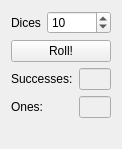
<?xml version="1.0" encoding="UTF-8"?>
<ui version="4.0">
 <class>MainDice</class>
 <widget class="QMainWindow" name="MainDice">
  <property name="geometry">
   <rect>
    <x>0</x>
    <y>0</y>
    <width>122</width>
    <height>149</height>
   </rect>
  </property>
  <property name="windowTitle">
   <string>MainDice</string>
  </property>
  <widget class="QWidget" name="centralWidget">
   <layout class="QVBoxLayout" name="verticalLayout">
    <item>
     <layout class="QFormLayout" name="formLayout">
      <item row="0" column="0">
       <widget class="QLabel" name="label">
        <property name="text">
         <string>Dices</string>
        </property>
       </widget>
      </item>
      <item row="0" column="1">
       <widget class="QSpinBox" name="spinBox">
        <property name="value">
         <number>10</number>
        </property>
       </widget>
      </item>
     </layout>
    </item>
    <item>
     <widget class="QPushButton" name="pushButton">
      <property name="text">
       <string>Roll!</string>
      </property>
     </widget>
    </item>
    <item>
     <layout class="QFormLayout" name="formLayout_2">
      <property name="fieldGrowthPolicy">
       <enum>QFormLayout::AllNonFixedFieldsGrow</enum>
      </property>
      <item row="0" column="1">
       <widget class="QLineEdit" name="lineEditSuccess">
        <property name="enabled">
         <bool>false</bool>
        </property>
       </widget>
      </item>
      <item row="1" column="0">
       <widget class="QLabel" name="label_3">
        <property name="text">
         <string>Ones:</string>
        </property>
       </widget>
      </item>
      <item row="1" column="1">
       <widget class="QLineEdit" name="lineEditOnes">
        <property name="enabled">
         <bool>false</bool>
        </property>
       </widget>
      </item>
      <item row="0" column="0">
       <widget class="QLabel" name="label_2">
        <property name="text">
         <string>Successes:</string>
        </property>
       </widget>
      </item>
     </layout>
    </item>
    <item>
     <widget class="QLabel" name="criticalGlitch">
      <property name="text">
       <string/>
      </property>
     </widget>
    </item>
   </layout>
  </widget>
  <action name="actionE_xit">
   <property name="text">
    <string>E&amp;xit</string>
   </property>
   <property name="shortcut">
    <string>Ctrl+Q</string>
   </property>
  </action>
 </widget>
 <layoutdefault spacing="6" margin="11"/>
 <resources/>
 <connections>
  <connection>
   <sender>actionE_xit</sender>
   <signal>activated()</signal>
   <receiver>MainDice</receiver>
   <slot>close()</slot>
   <hints>
    <hint type="sourcelabel">
     <x>-1</x>
     <y>-1</y>
    </hint>
    <hint type="destinationlabel">
     <x>68</x>
     <y>100</y>
    </hint>
   </hints>
  </connection>
 </connections>
</ui>
